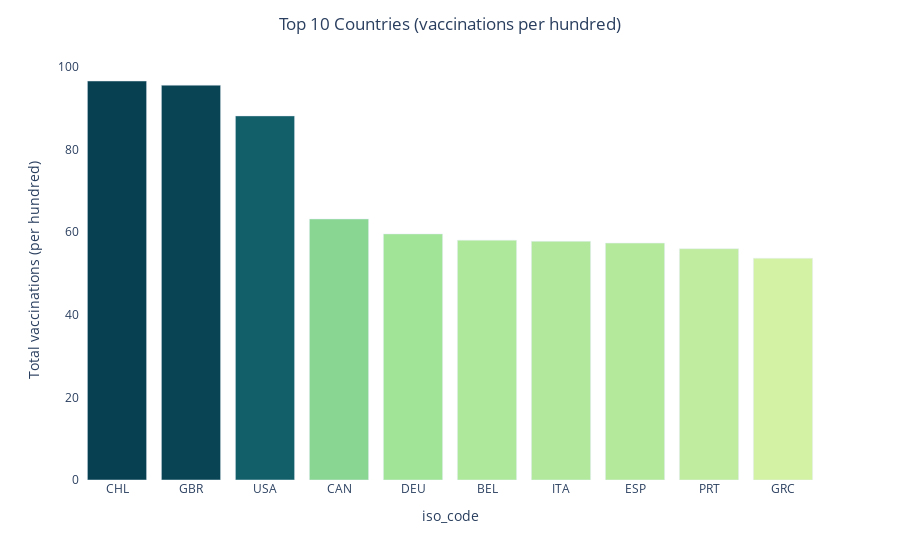

Source (notebook cell):
### Code cell
country_total_count = px.bar(top_10_countries, 
                             x=top_10_countries.index, 
                             y='total_vaccinations_per_hundred',
                             color='total_vaccinations_per_hundred', 
                             color_continuous_scale=px.colors.sequential.Emrld,
                             labels={
                                 'total_vaccinations_per_hundred': 'Total vaccinations (per hundred)',
                                 'location': ''
                             },)
country_total_count.update_layout({'plot_bgcolor': 'rgba(0, 0, 0, 0)','paper_bgcolor': 'rgba(0, 0, 0, 0)',})
country_total_count.update_coloraxes(showscale=False)
country_total_count.update_layout(title_text='Top 10 Countries (vaccinations per hundred)', title_x=0.5)
country_total_count.show()

### Figure 1 — Plotly figure (JSON) as saved in the notebook; plotly's stock layout.template omitted (floating-point values rounded to 4 significant figures)
{"data": [{"alignmentgroup": "True", "hovertemplate": "iso_code=%{x}<br>Total vaccinations (per hundred)=%{marker.color}<extra></extra>", "legendgroup": "", "marker": {"color": [96.64, 95.63, 88.19, 63.22, 59.61, 58.09, 57.81, 57.38, 56.02, 53.7], "coloraxis": "coloraxis"}, "name": "", "offsetgroup": "", "orientation": "v", "showlegend": false, "textposition": "auto", "type": "bar", "x": ["CHL", "GBR", "USA", "CAN", "DEU", "BEL", "ITA", "ESP", "PRT", "GRC"], "xaxis": "x", "y": [96.64, 95.63, 88.19, 63.22, 59.61, 58.09, 57.81, 57.38, 56.02, 53.7], "yaxis": "y"}], "layout": {"barmode": "relative", "coloraxis": {"colorbar": {"title": {"text": "Total vaccinations (per hundred)"}}, "colorscale": [[0, "rgb(211, 242, 163)"], [0.1667, "rgb(151, 225, 150)"], [0.3333, "rgb(108, 192, 139)"], [0.5, "rgb(76, 155, 130)"], [0.6667, "rgb(33, 122, 121)"], [0.8333, "rgb(16, 89, 101)"], [1, "rgb(7, 64, 80)"]], "showscale": false}, "legend": {"tracegroupgap": 0}, "margin": {"t": 60}, "paper_bgcolor": "rgba(0, 0, 0, 0)", "plot_bgcolor": "rgba(0, 0, 0, 0)", "title": {"text": "Top 10 Countries (vaccinations per hundred)", "x": 0.5}, "xaxis": {"anchor": "y", "domain": [0, 1], "title": {"text": "iso_code"}}, "yaxis": {"anchor": "x", "domain": [0, 1], "title": {"text": "Total vaccinations (per hundred)"}}}}
